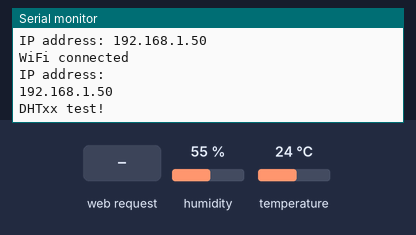
Simulated run of this sketch. Board: Seeed XIAO ESP32-C3. Parts: the last lines printed to the serial monitor. The inputs (shaded band) are chosen by the test bench; at power-on: humidity 55 %, temperature 24 °C. WiFi joins after 1.5 s; servers stay silent unless stated; no MQTT or app messages arrive unless stated.

Above: at 2.7 s.
2.8 s: HTTP request GET /sys/ received
At 4.8 s:
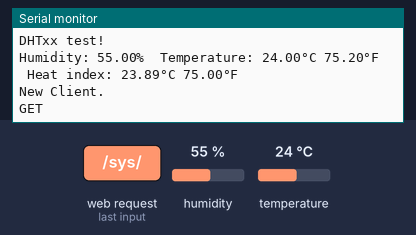
6.1 s: humidity set to 22 %
At 6.1 s:
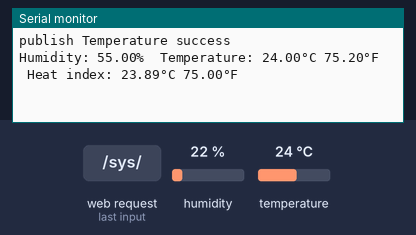
9.4 s: temperature set to 12 °C
At 12.66 s:
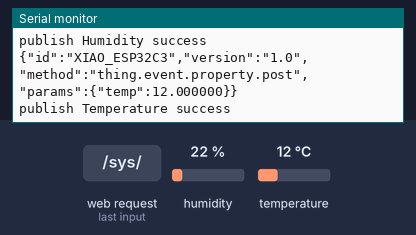
12.7 s: humidity set to 40 %
At 13.5 s:
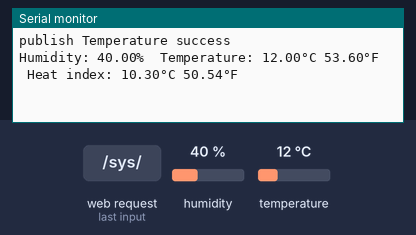
Timing chart, 0 to 15.7 s (numbered marks = the images above; inputs shaded):
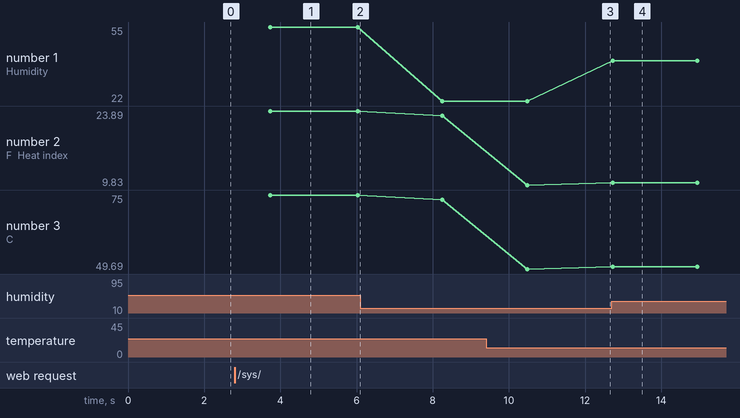

Measured:
- after the input at 2.8 s, the serial monitor: prints a new line after 0.93 s (image 1)
- after the input at 9.4 s, the serial monitor: prints a new line after 1.1 s (image 3)
- after the input at 12.7 s, the serial monitor: prints a new line at once (image 4)
- plotted number 1: 55 → 22 after the input at 6.1 s, 22 → 40 after the input at 12.7 s
- plotted number 2: 23.89 → 23.03 after the input at 6.1 s, 23.03 → 9.83 after the input at 9.4 s, 9.83 → 10.3 after the input at 12.7 s
- plotted number 3: 75 → 73.45 after the input at 6.1 s, 73.45 → 49.69 after the input at 9.4 s, 49.69 → 50.54 after the input at 12.7 s

The sketch:

gptCat.ino
```cpp
#include <WiFi.h>
#include "DHT.h"
#include "PubSubClient.h"
#define DHTPIN D1
#define DHTTYPE DHT11
DHT dht(DHTPIN, DHTTYPE);

/* 设备的三元组信息*/
#define PRODUCT_KEY       "ifpbejqG726"
#define DEVICE_NAME       "XIAO_ESP32C3"       //设备名
#define DEVICE_SECRET     "ef710ff2b76682f28df0e6e98679bb22"
#define REGION_ID         "cn-shanghai"   //看你选择在哪个地方

/* 线上环境域名和端口号，不需要改 */
#define MQTT_SERVER    PRODUCT_KEY".iot-as-mqtt."REGION_ID".aliyuncs.com"
#define MQTT_PORT         1883
#define MQTT_USRNAME      "XIAO_ESP32C3&ifpbejqG726"

#define CLIENT_ID         "ifpbejqG726.XIAO_ESP32C3|securemode=2,signmethod=hmacsha256,timestamp=1685328909683|"
#define MQTT_PASSWD       "eb863cfd2776b4c57afe3e7e89dd4da86c10f53b715293672d1332ce2e78243f"

#define ALINK_BODY_FORMAT         "{\"id\":\"XIAO_ESP32C3\",\"version\":\"1.0\",\"method\":\"thing.event.property.post\",\"params\":%s}\r"    //dht11是设备名，换成你的就可以
#define ALINK_TOPIC_PROP_POST     "/sys/" PRODUCT_KEY "/" DEVICE_NAME "/thing/event/property/post"


const char* ssid     = "ahaNoFace";
const char* password = "deemoender47140222";

const int buttonPin = 6;     // the number of the pushbutton pin
const int ledPin =  13;      // the number of the LED pin

int buttonState = 0;

WiFiServer server(80);
WiFiClient client1;
const char html_page[] PROGMEM = {
    "HTTP/1.1 200 OK\r\n"
    "Content-Type: text/html\r\n"
    "Connection: close\r\n"  // the connection will be closed after completion of the response
    //"Refresh: 1\r\n"         // refresh the page automatically every n sec
    "\r\n"
    "<!DOCTYPE HTML>\r\n"
    "<html>\r\n"
    "<head>\r\n"
      "<meta charset=\"UTF-8\">\r\n"
      "<title>Vcat: Cloud pointer to GPT</title>\r\n"
      "<link rel=\"icon\" href=\"img/logo.jpg\" type=\"image/x-icon\">\r\n"
    "</head>\r\n"
    "<body>\r\n"
    "<img alt=\"V\" src=\"./img/V.png\" height=\"100\" width=\"410\">\r\n"
    "<p style=\"text-align:center;\">\r\n"
    "<img alt=\"Cat\" src=\"./img/Cat.png\" height=\"200\" width=\"200\">\r\n"
    "<h1 align=\"center\">Cloud Printer</h1>\r\n"
    "<h1 align=\"center\">OpenAI ChatGPT</h1>\r\n"
    "<div style=\"text-align:center;vertical-align:middle;\">"
    "<form action=\"/\" method=\"post\">"
    "<input type=\"text\" placeholder=\"Please enter your question\" size=\"35\" name=\"chatgpttext\" required=\"required\"/>\r\n"
    "<input type=\"submit\" value=\"Submit\" style=\"height:30px; width:80px;\"/>"
    "</form>"
    "</div>"
    "</p>\r\n"
    "</body>\r\n"
    "<html>\r\n"
};


unsigned long lastMs = 0;
WiFiClient espClient;
PubSubClient  client(espClient);

float soil_data ;
float tep;
float humidity;
float temp;
String json_String;
String dataStr;
size_t dataStart;
String chatgpt_Q;

//mqtt连接
void mqttCheckConnect()
{
    client.setBufferSize(1024);
    client.setKeepAlive(65);
    while (!client.connected())
    {
        Serial.println("Connecting to MQTT Server ...");
        if(client.connect(CLIENT_ID, MQTT_USRNAME, MQTT_PASSWD))
        {
          Serial.println("MQTT Connected!");
        }
        else{
           Serial.print("MQTT Connect err:");
            Serial.println(client.state());
            delay(5000);

          }

    }
}

//发送数据
void mqttIntervalPost()
{
    char param[32];
    char jsonBuf[128];


    sprintf(param, "{\"humidity\":%f}", humidity);  //换成对应的标识符
    sprintf(jsonBuf, ALINK_BODY_FORMAT, param);

    Serial.println(jsonBuf);
    boolean b = client.publish(ALINK_TOPIC_PROP_POST, jsonBuf);
    if(b){
      Serial.println("publish Humidity success");
    }else{
      Serial.println("publish Humidity fail");
    }

    sprintf(param, "{\"temp\":%f}",temp); //换成对应的标识符
    sprintf(jsonBuf, ALINK_BODY_FORMAT, param);
    Serial.println(jsonBuf);
    boolean c = client.publish(ALINK_TOPIC_PROP_POST, jsonBuf);

    if(c){
      Serial.println("publish Temperature success");
    }else{
      Serial.println("publish Temperature fail");
    }

}

void WiFiConnect(void){
    WiFi.begin(ssid, password);
    Serial.print("Connecting to ");
    Serial.println(ssid);

    while (WiFi.status() != WL_CONNECTED) {
        delay(500);
        Serial.print(".");
    }

    Serial.println("");
    Serial.println("WiFi connected!");
    Serial.print("IP address: ");
    Serial.println(WiFi.localIP());
}
void setup()
{

    Serial.begin(115200);
    dht.begin();

    // We start by connecting to a WiFi network

    WiFi.mode(WIFI_STA);

    WiFi.disconnect();
    while(!Serial);

    Serial.println("WiFi Setup done!");
    WiFiConnect();

    Serial.println("");
    Serial.println("WiFi connected");
    Serial.println("IP address: ");
    Serial.println(WiFi.localIP());

    Serial.println();
    Serial.println();

    Serial.println(F("DHTxx test!"));


    client.setServer(MQTT_SERVER, MQTT_PORT);
    server.begin();


}
void loop()
{
  delay(2000);
  if(millis() - lastMs >= 5000){
    lastMs = millis();
    mqttCheckConnect();
    mqttIntervalPost();
  }
  client.loop();
  delay(200);
  humidity = dht.readHumidity();
  // Read temperature as Celsius (the default)
  temp = dht.readTemperature();
  // Read temperature as Fahrenheit (isFahrenheit = true)
  float f = dht.readTemperature(true);

  // Check if any reads failed and exit early (to try again).
  if (isnan(humidity) || isnan(temp) || isnan(f)) {
    Serial.println(F("Failed to read from DHT sensor!"));

  }

  // Compute heat index in Fahrenheit (the default)
  float hif = dht.computeHeatIndex(f, humidity);
  // Compute heat index in Celsius (isFahreheit = false)
  float hic = dht.computeHeatIndex(temp, humidity, false);

  Serial.print(F("Humidity: "));
  Serial.print(humidity);
  Serial.print(F("%  Temperature: "));
  Serial.print(temp);
  Serial.print(F("°C "));
  Serial.print(f);
  Serial.print(F("°F  Heat index: "));
  Serial.print(hic);
  Serial.print(F("°C "));
  Serial.print(hif);
  Serial.println(F("°F"));

  client1 = server.available();
if (client1){
    Serial.println("New Client.");           // print a message out the serial port
    // an http request ends with a blank line
    boolean currentLineIsBlank = true;
    while (client1.connected()){
        if (client1.available()){  // Check if the client is connected
            char c = client1.read();
            json_String += c;
            if (c == '\n' && currentLineIsBlank) {
                dataStr = json_String.substring(0, 4);
                Serial.println(dataStr);
                if(dataStr == "GET "){
                    client1.print(html_page);  //Send the response body to the client
                }
                else if(dataStr == "POST"){
                    json_String = "";
                    while(client1.available()){
                        json_String += (char)client1.read();
                    }
                    Serial.println(json_String);
                    dataStart = json_String.indexOf("chatgpttext=") + strlen("chatgpttext=");
                    chatgpt_Q = json_String.substring(dataStart, json_String.length());
                    client1.print(html_page);
                    // close the connection:
                    delay(10);
                    client1.stop();
                }
                json_String = "";
                break;
            }
            if (c == '\n') {
                // you're starting a new line
                currentLineIsBlank = true;
            }
            else if (c != '\r') {
                // you've gotten a character on the current line
                currentLineIsBlank = false;
            }
        }
    }
}

  }
```
